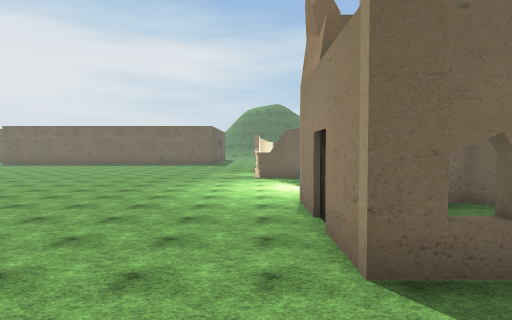
view 1 (above)

24 first-person views from a walk through a 3-D level made in the Unity game engine. The camera is 1.5 m above the floor, tilts 2° down and sees 75° across. Doors are open. The floor is counted in squares, 2 m on a side. Each view is taken from the middle of a square. On the plan, view 1 faces up. The plan holds only what a view shows up to about 11 squares ahead; the rest is blank. The place goes on beyond the plan. The player is left out. Some animated figures are not drawn. Some surface patterns are stand-ins.

view 2
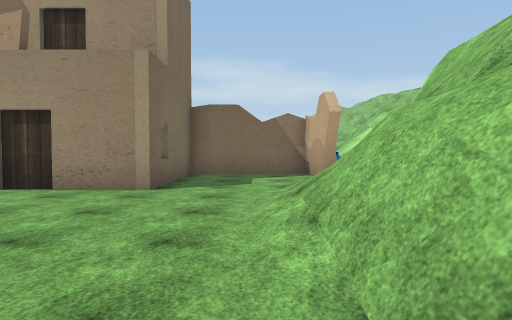

view 3
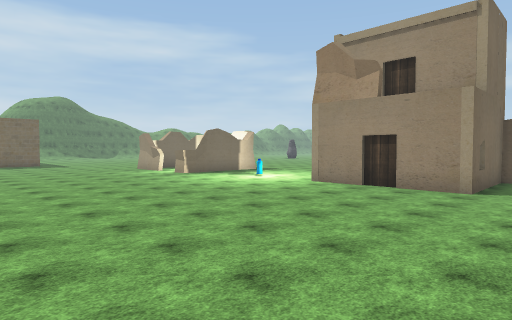

view 4
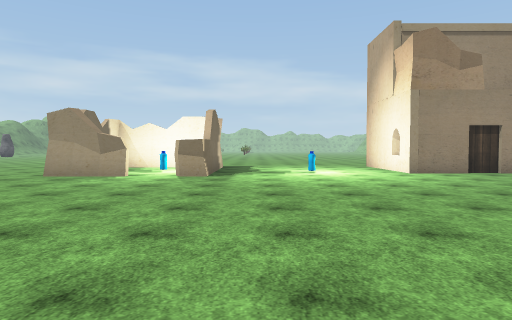

view 5
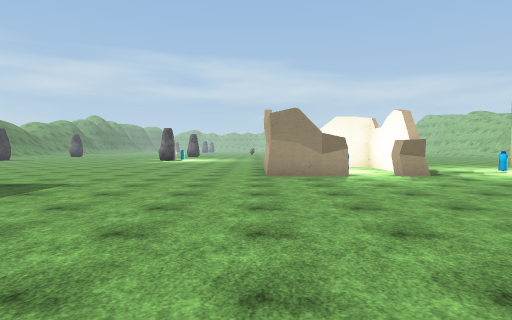

view 6
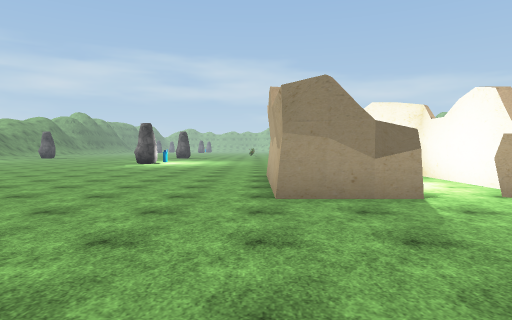

view 7
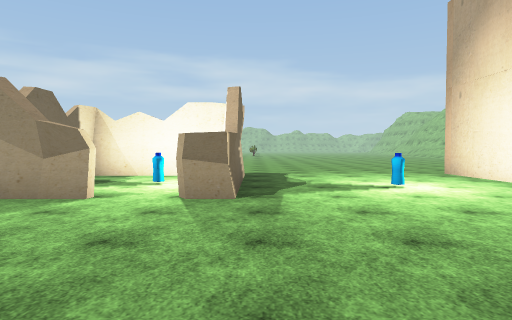

view 8
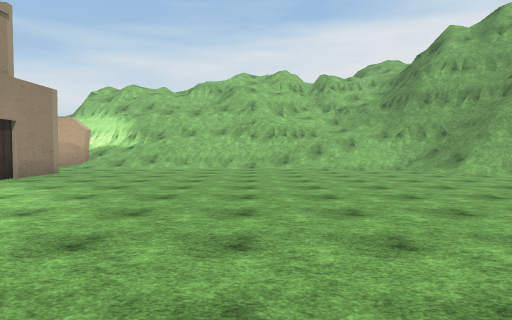

view 9
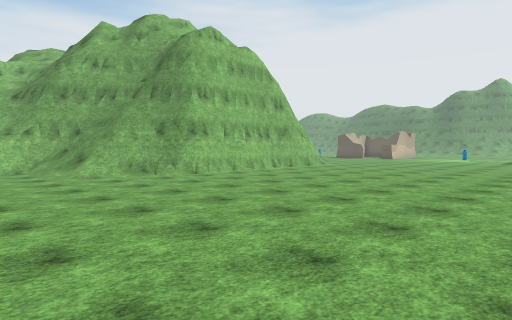

view 10
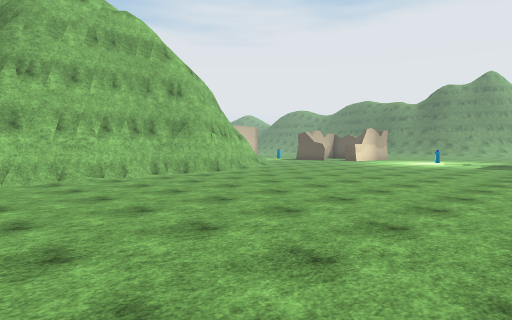

view 11
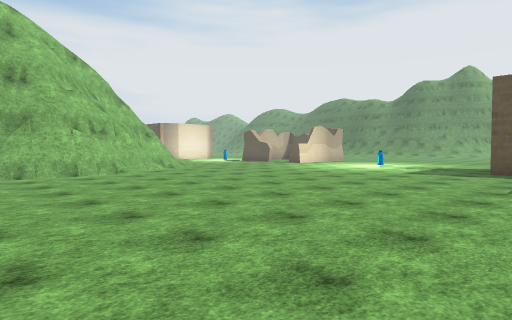

view 12
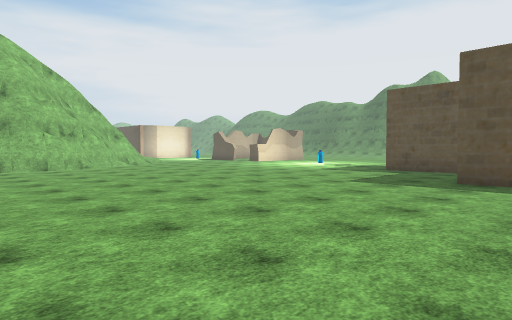

view 13
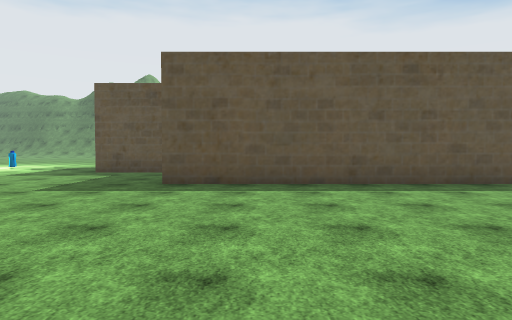

view 14
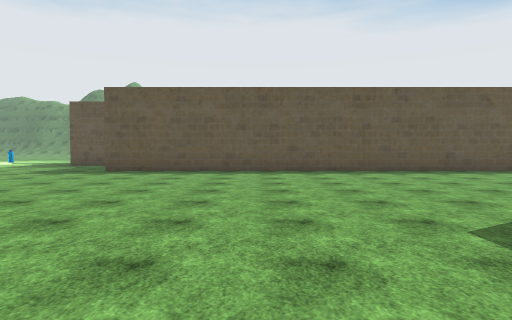

view 15
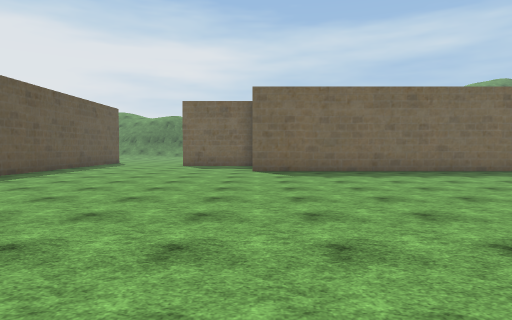

view 16
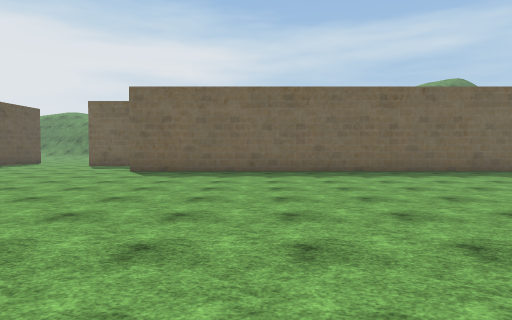

view 17
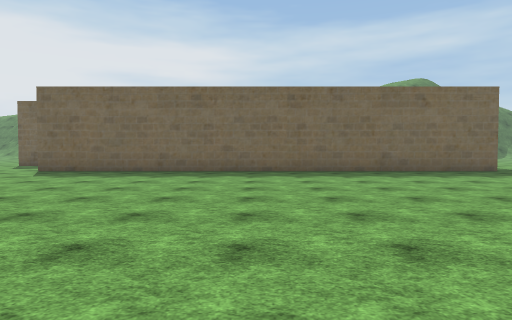

view 18
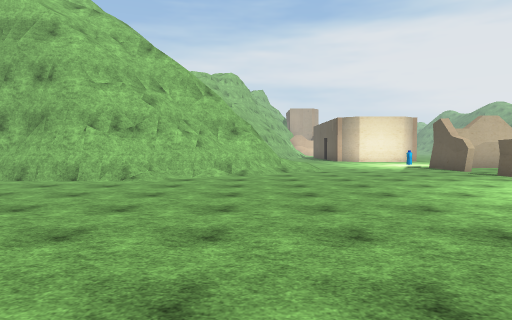

view 19
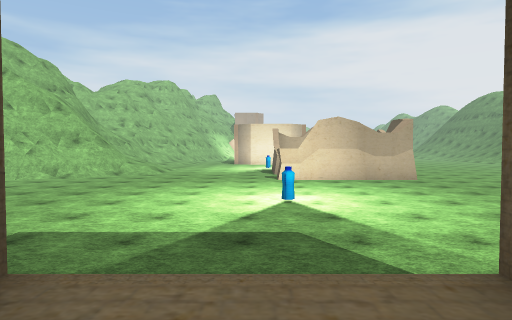

view 20
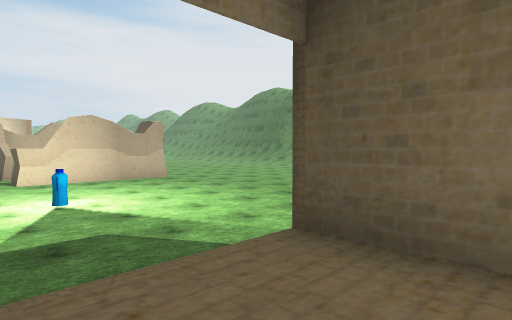

view 21
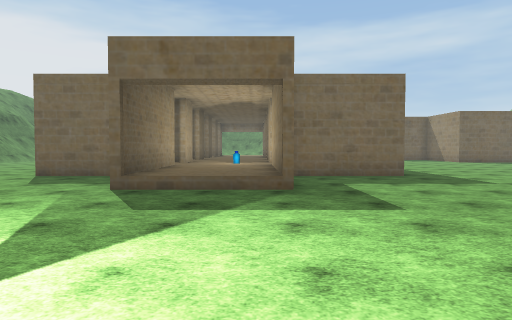

view 22
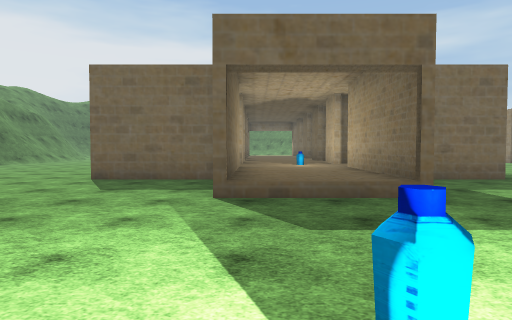

view 23
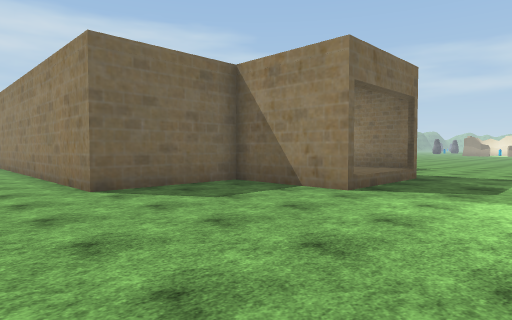

view 24
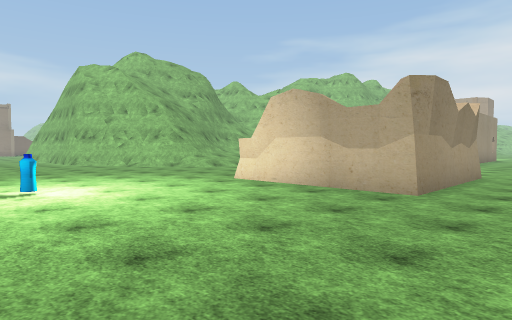

### Floor plan
Key: @ floor where view 1 was taken; # wall or solid block; . main floor; : floor 0.5 m higher than the main floor; / step, stairs or slope; = window, fence, low wall or low ledge; B bottle; H house; O other object.
Columns run from 37 left of view 1 to 6 right of it. Each row starts with its distance up from view 1.
 28             #.
 27             #..
 26             #...                      ..  ..
 25             #.....                   ... ...
 24             #......################ ........
 23   #         #...............................
 22   #         #...............................
 21   #         #...............................
 20   #         #...............................
 19  .#         #...............................
 18 ..#      #  #...............................
 17 ..#   :O::  #........................#####
 16 ..#   #::#  #........................#...#
 15 ..#####::####................  ........B.#
 14  .....#::#..................  .......#...#
 13 ......#::#.................. ........#####..
 12 ......#///..................................
 11 ............................................
 10  .....................................B.....
  9 . ..........................................
  8 ......B.....................................
  7 ......................................#H###.
  6 ......................................#
  5 ....................####..............H
  4 ................##########/...........#
  3 ..#####....../###       ##/...........#H###
  2  .#   ....../##         ##//..............#
  1  .#   #....//##          ##= / /..////....#
  0  .#   #                   #/     ##==@//..#
 -1  .#                        =       ==#=HOHH

Positions as (right, up) in squares from view 1, and headings:
1: (0, 0), facing up
2: (-5, 1), facing right
3: (-8, 1), facing up-right
4: (-9, 12), facing right
5: (-9, 18), facing right
6: (-5, 18), facing right
7: (-5, 13), facing right
8: (-5, 13), facing down
9: (-8, 13), facing down-left
10: (-13, 13), facing down-left
11: (-17, 14), facing down-left
12: (-17, 17), facing down-left
13: (-18, 17), facing left
14: (-14, 20), facing left
15: (-18, 13), facing up
16: (-14, 13), facing up
17: (-11, 13), facing up
18: (-24, 12), facing down
19: (-30, 14), facing down
20: (-29, 14), facing down-left
21: (-29, 6), facing up
22: (-31, 7), facing up
23: (-37, 9), facing up-right
24: (-37, 9), facing down-right
